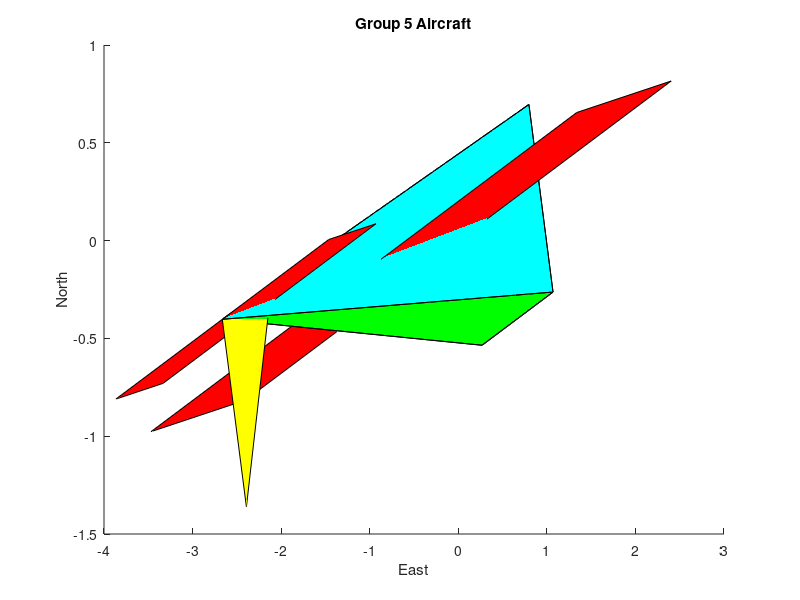

Here is the MATLAB script that generated this plot:
% clear;clc;close all
%% Put the code you developed last week about drawing an aircraft below
clear;clc;close all
% parameters of the aircraft model
fuse_l1=1.5; % center of mass to tip of fuselage
fuse_l2=1; % center of mass to widest part of fuselage
fuse_l3=5; % center of mass to back of fuselage
fuse_h=1;
fuse_w=1;
wing_l=2; % length of wing along fuselage
wing_w=6; % wingspan
tail_h=1;
tailwing_l=1;
tailwing_w=3;

% Define the vertices (physical location of vertices)
  V = [fuse_l1 0 0;fuse_l2 fuse_w/2 fuse_h/-2;fuse_l2 fuse_w/-2 fuse_h/-2;fuse_l2 fuse_w/-2 fuse_h/2;fuse_l2 fuse_w/2 fuse_h/2;... 
      fuse_l3*-1 0 0;0 wing_w/2 0;wing_l*-1 wing_w/2 0;wing_l*-1 wing_w/-2 0;0 wing_w/-2 0;... 
      tailwing_l-fuse_l3 tailwing_w/2 0;fuse_l3*-1 tailwing_w/2 0;fuse_l3*-1 tailwing_w/-2 0;tailwing_l-fuse_l3 tailwing_w/-2 0;...
      tailwing_l-fuse_l3 0 0;fuse_l3*-1 0 tail_h*-1]; % 16 vertices totally
% define surfaces as a list of numbered vertices 
F = [1 2 2 3;1 3 3 4;1 4 4 5;1 2 2 5;2 3 3 6;3 4 4 6; 4 5 5 6;2 5 5 6;7 8 9 10;11 12 13 14;6 15 15 16];
% define colors for each face    
  myred = [1, 0, 0];
  mygreen = [0, 1, 0];
  myblue = [0, 0, 1];
  myyellow = [1, 1, 0];
  mycyan = [0, 1, 1];

  colors = [...
    mygreen;...  % front top
    mycyan;...  % front left
    myblue;...  % front bottom
    mycyan;...  % front right 
    mygreen;...  % main top 
    mycyan;...  % main left
    myblue;...  % main bottom 
    mycyan;...  % main right
    myred;...  % wings
    myred;...  % tailwing
    myyellow;...  % tailfin
    ];
% transform vertices from NED to XYZ (for matlab rendering)
R = [0, 1, 0;...
      1, 0, 0;...
      0, 0, -1];
V1 = V*R;
handle = patch('Vertices', V1, 'Faces', F,'FaceVertexCData',colors,'FaceColor','flat');
title('Group 5 Aircraft')
xlabel('East')
ylabel('North')
zlabel('-Down')
hold on
%% Machine-user interface to ask for the angles of phi, theta and psi
prompt = 'Set your desired value of phi: ';
phi = input(prompt);
prompt = 'Set your desired value of theta: ';
theta = input(prompt);
prompt = 'Set your desired value of psi: ';
psi = input(prompt);
%% rotation matrix
% Implement the three rotation matrices 
R_roll = [1 0 0;0 cos(phi) sin(phi);0 -sin(phi) cos(phi)];
R_pitch = [cos(theta) 0 -sin(theta);0 1 0;sin(theta) 0 cos(theta)];
R_yaw = [cos(psi) sin(psi) 0;-sin(psi) cos(psi) 0;0 0 1];
V = (R_roll* R_pitch*R_yaw * V')';
%% transform vertices from NED to XYZ (for matlab rendering)
R = [...
      0, 1, 0;...
      1, 0, 0;...
      0, 0, -1;...
      ];
V = V*R;
%% redraw 
set(handle,'Vertices',V,'Faces',F);